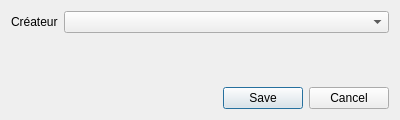
<?xml version="1.0" encoding="UTF-8"?>
<ui version="4.0">
 <class>edgeAttribCreatorDialog</class>
 <widget class="QDialog" name="edgeAttribCreatorDialog">
  <property name="windowModality">
   <enum>Qt::WindowModal</enum>
  </property>
  <property name="enabled">
   <bool>true</bool>
  </property>
  <property name="geometry">
   <rect>
    <x>0</x>
    <y>0</y>
    <width>400</width>
    <height>120</height>
   </rect>
  </property>
  <property name="sizePolicy">
   <sizepolicy hsizetype="Preferred" vsizetype="Preferred">
    <horstretch>0</horstretch>
    <verstretch>0</verstretch>
   </sizepolicy>
  </property>
  <property name="minimumSize">
   <size>
    <width>400</width>
    <height>100</height>
   </size>
  </property>
  <property name="maximumSize">
   <size>
    <width>600</width>
    <height>240</height>
   </size>
  </property>
  <property name="contextMenuPolicy">
   <enum>Qt::DefaultContextMenu</enum>
  </property>
  <property name="acceptDrops">
   <bool>false</bool>
  </property>
  <property name="windowTitle">
   <string>Attribut(s) de limite RFU</string>
  </property>
  <property name="autoFillBackground">
   <bool>false</bool>
  </property>
  <property name="sizeGripEnabled">
   <bool>false</bool>
  </property>
  <property name="modal">
   <bool>true</bool>
  </property>
  <layout class="QVBoxLayout" name="verticalLayout">
   <item>
    <layout class="QGridLayout" name="gridLayout">
     <property name="sizeConstraint">
      <enum>QLayout::SetDefaultConstraint</enum>
     </property>
     <item row="0" column="1">
      <widget class="QComboBox" name="creatorComboBox">
       <property name="sizePolicy">
        <sizepolicy hsizetype="MinimumExpanding" vsizetype="Fixed">
         <horstretch>0</horstretch>
         <verstretch>0</verstretch>
        </sizepolicy>
       </property>
      </widget>
     </item>
     <item row="0" column="0">
      <widget class="QLabel" name="creatorLabel">
       <property name="sizePolicy">
        <sizepolicy hsizetype="Fixed" vsizetype="Preferred">
         <horstretch>0</horstretch>
         <verstretch>0</verstretch>
        </sizepolicy>
       </property>
       <property name="text">
        <string>Créateur</string>
       </property>
      </widget>
     </item>
    </layout>
   </item>
   <item>
    <spacer name="verticalSpacer">
     <property name="orientation">
      <enum>Qt::Vertical</enum>
     </property>
     <property name="sizeHint" stdset="0">
      <size>
       <width>20</width>
       <height>40</height>
      </size>
     </property>
    </spacer>
   </item>
   <item>
    <widget class="QDialogButtonBox" name="buttonBox">
     <property name="standardButtons">
      <set>QDialogButtonBox::Cancel|QDialogButtonBox::Save</set>
     </property>
    </widget>
   </item>
  </layout>
 </widget>
 <resources/>
 <connections/>
</ui>
